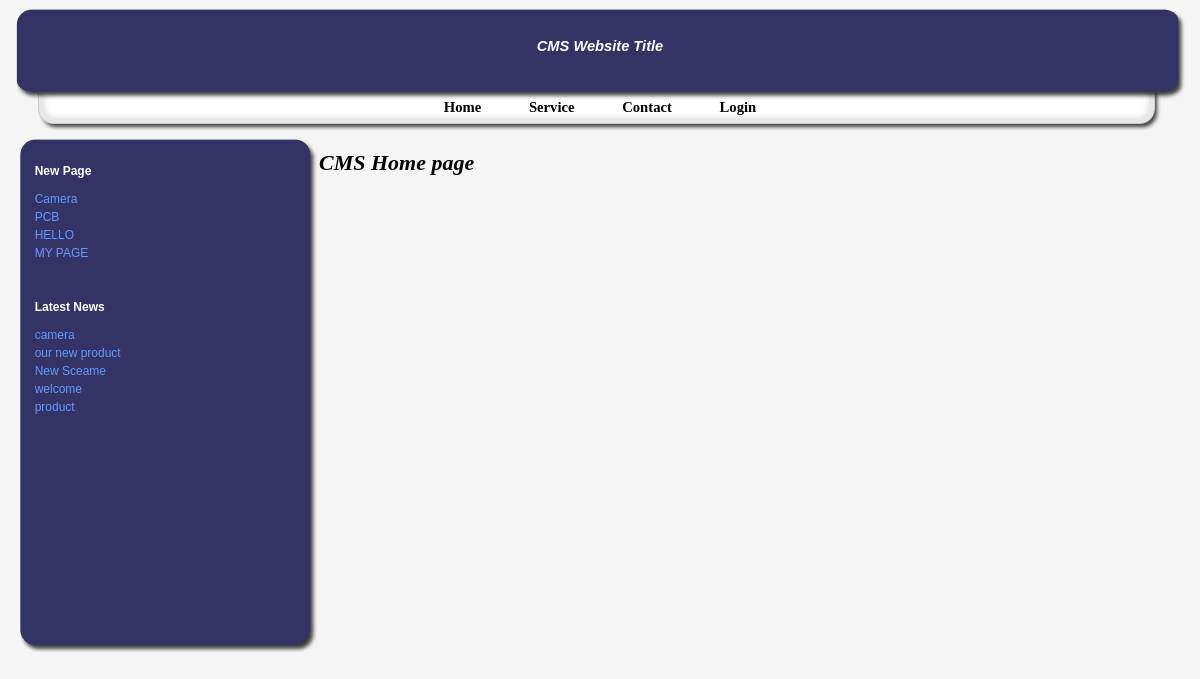
The page /cms3/index.php on the database its author committed.
### tables this page shows
CREATE TABLE IF NOT EXISTS `conf` (
  `lab_id` int(3) NOT NULL AUTO_INCREMENT,
  `lab_name` varchar(500) NOT NULL,
  `lab_value` varchar(500) NOT NULL,
  PRIMARY KEY (`lab_id`)
);

CREATE TABLE IF NOT EXISTS `newpage` (
  `page_id` int(11) NOT NULL AUTO_INCREMENT,
  `page_title` varchar(50) NOT NULL,
  `page_des` varchar(500) NOT NULL,
  PRIMARY KEY (`page_id`)
);

CREATE TABLE IF NOT EXISTS `news` (
  `id` int(11) NOT NULL AUTO_INCREMENT,
  `news` varchar(100) NOT NULL,
  `newsdata` varchar(500) NOT NULL,
  `newsdate` varchar(50) NOT NULL,
  PRIMARY KEY (`id`)
);

CREATE TABLE IF NOT EXISTS `pages` (
  `page_id` int(11) NOT NULL AUTO_INCREMENT,
  `page_title` varchar(50) NOT NULL,
  `page_des` varchar(500) NOT NULL,
  PRIMARY KEY (`page_id`)
);

### cms3/index.php (the view, shortened to what this page needs)
<!DOCTYPE html PUBLIC "-//W3C//DTD XHTML 1.0 Transitional//EN"
           "http://www.w3.org/TR/xhtml1/DTD/xhtml1-transitional.dtd">
<html>
<head>
    <link rel="stylesheet" type="text/css" href="./style.css" />
</head>
<body>
<div id="banner_lc">
<div id="banner_rc">
<div id="banner_tc">
<div id="banner_bc">
<div id="banner_bl">
<div id="banner_br">
<div id="banner_tl">
<div id="banner_tr">
<div id="banner">
  <br>
 <?php
					$query1="select *from conf where lab_id=3";
					$result1=mysql_query($query1);
					$row1=mysql_fetch_array($result1);
					echo $row1[2];
				?>
</div>
</div>
 <div id="top_nav">
    <a href="home.php">Home</a>
    <a href="service.php">Service</a>
    <a href="contact.php">Contact</a>
     <a href="login.php">Login</a>
      </div>
</div></div></div></div></div></div></div></div>
 <div class="left_sidebar_container">
		<div class="sidebar_lc">
		<div class="sidebar_rc">
		<div class="sidebar_tc">
		<div class="sidebar_bc">
		<div class="sidebar_bl">
		<div class="sidebar_br">
		<div class="sidebar_tl">
		<div class="sidebar_tr">
		<div id="LeftSideBar">
		<div class="SideBarItem">
		<div class="SideBarTitle">New Page</div>
<?php
											$query="select * from newpage";
											$result=mysql_query($query);
											while($row=mysql_fetch_array($result))
											{
												$a=$row['page_title'];
											?>
											<a href="navigation.php?name=<?php echo $a ?>"> <?php echo $a ?></a><br>
										<?php
											}
											?>
</div>
		   <div class="SideBarItem">
	<div class="SideBarTitle">Latest News</div>
	<div class="SideBarItem">
	<?php
	$query="select * from news order by newsdate desc";
    $result=mysql_query($query);
	while($row=mysql_fetch_array($result))
	{
	$newsid=$row[0];
	$news=$row[1];
	?>
	<a href="latestnews.php?newsid=<?php echo $newsid ?>"> <?php echo $news ?></a><br>
	<?php
	}
?>
		<br><br><br><br><br><br><br><br>
		</div>
		 </div>
		</div>
		</div></div></div></div></div></div></div></div></div></div>
<?php
					$query11="select *from pages where page_id=3";
					$result11=mysql_query($query11);
					$row11=mysql_fetch_array($result11);
					echo $row11[2];
				?>
</body>
</html>

### cms3/style.css (style rules this page uses)
body { padding:.5em 1em; margin:0px; font-family: Arial, sans-serif; font-size:11pt; background-color:#f5f5f5; }
#banner_tc { background-image:url("./img/htc.gif"); background-position:top center; background-repeat:repeat-x; }
#banner_rc { background-image:url("./img/hrc.gif"); background-position:right; background-repeat:repeat-y; }
#banner_lc { background-image:url("./img/hlc.gif"); background-position:left; background-repeat:repeat-y; padding:0px 0px 0px 0px; margin:0px; background-color:#333366; }
#banner_bc { background-image:url("./img/hbc.gif"); background-position:bottom center; background-repeat:repeat-x; }
#banner_tl { background-image:url("./img/htl.gif"); background-position:top left; background-repeat:no-repeat; }
#banner_tr { background-image:url("./img/htr.gif"); background-position:top right; background-repeat:no-repeat; text-align:center; }
#banner_bl { background-image:url("./img/hbl.gif"); background-position:bottom left; background-repeat:no-repeat; }
#banner_br { background-image:url("./img/hbr.gif"); background-position:bottom right; background-repeat:no-repeat; }
#top_nav { position:relative; bottom:1.25em; left:0em; height:1em; text-align:center;color:#000; font-family:georgia,serif ; }
#top_nav a,#top_nav a:visited,#top_nav a:hover { color:#000 !important; padding:0px 1.5em;font-weight:bold; }
.sidebar_tc { background-image:url("./img/sidebar_tc.gif"); background-position:top center; background-repeat:repeat-x; }
.sidebar_rc { background-image:url("./img/sidebar_rc.gif"); background-position:right; background-repeat:repeat-y; }
.sidebar_lc { background-image:url("./img/sidebar_lc.gif"); background-position:left; background-repeat:repeat-y; background-color:#333366; }
.sidebar_bc { background-image:url("./img/sidebar_bc.gif"); background-position:bottom center; background-repeat:repeat-x; }
.sidebar_tl { background-image:url("./img/sidebar_tl.gif"); background-position:top left; background-repeat:no-repeat; }
.sidebar_tr { background-image:url("./img/sidebar_tr.gif"); background-position:top right; background-repeat:no-repeat; padding:20px; }
.sidebar_bl { background-image:url("./img/sidebar_bl.gif"); background-position:bottom left; background-repeat:no-repeat; }
.sidebar_br { background-image:url("./img/sidebar_br.gif"); background-position:bottom right; background-repeat:no-repeat; }
.left_sidebar_container { float:left; width:26%; }
#RightSideBar,#LeftSideBar { padding:0px; }
#banner { background-color: inherit; color:#ffffff; height:7.5em; }
a { background-color:transparent; }
a:link, a:visited, a:active { color: #6699ff; background-color:inherit; text-decoration: none; }
div.SideBarItem { padding-bottom: 12px; margin-bottom: 2em; font-size: 12px; font-weight:normal;line-height:150%; color:#fff; }
.SideBarTitle { font-family: arial, sans-serif; color: #FFFFFF; background-color:inherit; font-size: 1em; font-weight:bold; text-align:left; margin:10px 0px; }

### rows shown on the page
conf: lab_value "CMS Website Title"
newpage: page_title "Camera"
newpage: page_title "PCB"
newpage: page_title "HELLO"
newpage: page_title "MY PAGE"
news: news "camera"
news: news "our new product"
news: news "New Sceame"
news: news "welcome"
news: news "product"
pages: page_des "CMS Home page"
